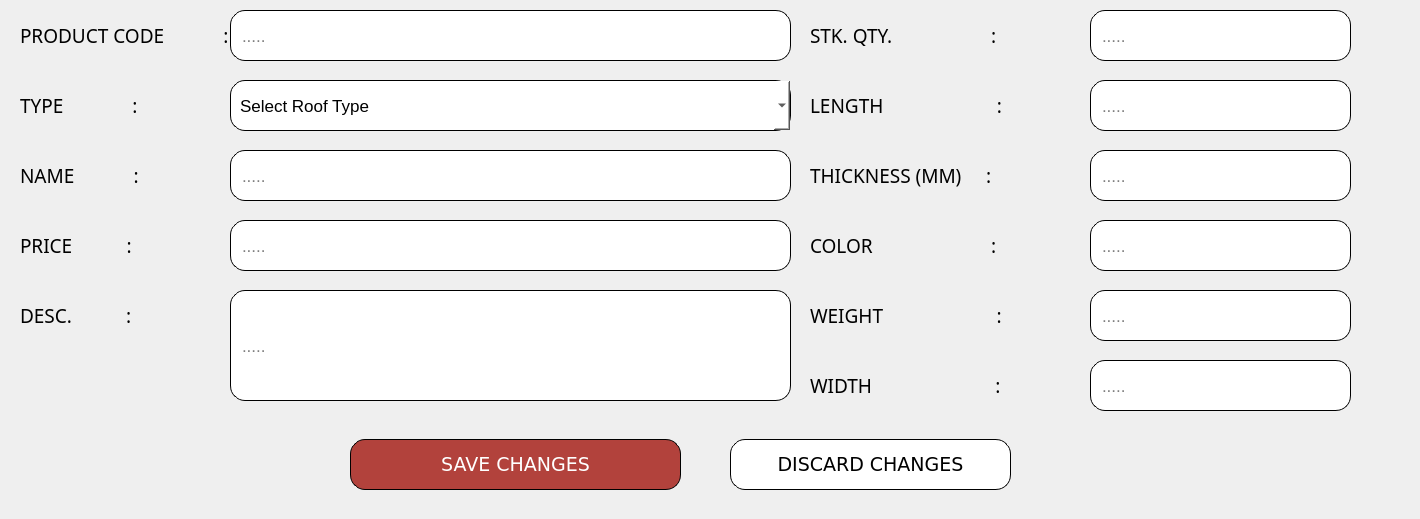
          <widget class="QWidget" name="EDIT_ROOF">
           <widget class="QFrame" name="frame_15">
            <property name="geometry">
             <rect>
              <x>-10</x>
              <y>419</y>
              <width>1331</width>
              <height>91</height>
             </rect>
            </property>
            <property name="styleSheet">
             <string notr="true">    background-color: transparent;
</string>
            </property>
            <property name="frameShape">
             <enum>QFrame::StyledPanel</enum>
            </property>
            <property name="frameShadow">
             <enum>QFrame::Raised</enum>
            </property>
            <widget class="QPushButton" name="pushButton_Save_ROOFedit">
             <property name="geometry">
              <rect>
               <x>360</x>
               <y>20</y>
               <width>331</width>
               <height>51</height>
              </rect>
             </property>
             <property name="font">
              <font>
               <family>Verdana</family>
               <pointsize>14</pointsize>
              </font>
             </property>
             <property name="styleSheet">
              <string notr="true">    background-color: #b2423c;
    color: white;
    border-radius: 15px;
border: 1px solid #000000; 
    padding: 9px;
font-family: &quot;Verdana&quot;, sans-serif; 
text-align: center;</string>
             </property>
             <property name="text">
              <string>SAVE CHANGES</string>
             </property>
            </widget>
            <widget class="QPushButton" name="pushButton_Discard_ROOFedit">
             <property name="geometry">
              <rect>
               <x>740</x>
               <y>20</y>
               <width>281</width>
               <height>51</height>
              </rect>
             </property>
             <property name="font">
              <font>
               <family>Verdana</family>
               <pointsize>14</pointsize>
              </font>
             </property>
             <property name="styleSheet">
              <string notr="true">
/* Default Inactive Button */
QPushButton {
    background-color: #ffffff;
    color: black;
    border-radius: 15px;
border: 1px solid #000000; 
    padding: 9px;
font-family: &quot;Verdana&quot;, sans-serif; 
text-align: center;
}

/* Hover Effect on Inactive Buttons */
QPushButton:hover {
    background-color: #a6a6a6;
    color: white;
}

/* Active Button (Current Page) */
QPushButton#activeButton {
    background-color: #a6a6a6;
    color: white;
}
</string>
             </property>
             <property name="text">
              <string>DISCARD CHANGES</string>
             </property>
            </widget>
           </widget>
           <widget class="QFrame" name="frame_editroof">
            <property name="geometry">
             <rect>
              <x>-10</x>
              <y>0</y>
              <width>1411</width>
              <height>421</height>
             </rect>
            </property>
            <property name="styleSheet">
             <string notr="true">    background-color: transparent;
</string>
            </property>
            <property name="frameShape">
             <enum>QFrame::StyledPanel</enum>
            </property>
            <property name="frameShadow">
             <enum>QFrame::Raised</enum>
            </property>
            <widget class="QLabel" name="label_35">
             <property name="geometry">
              <rect>
               <x>30</x>
               <y>-10</y>
               <width>211</width>
               <height>91</height>
              </rect>
             </property>
             <property name="font">
              <font>
               <family>Poppins Medium</family>
               <pointsize>14</pointsize>
               <weight>50</weight>
               <bold>false</bold>
              </font>
             </property>
             <property name="styleSheet">
              <string notr="true">    background-color: transparent;
</string>
             </property>
             <property name="text">
              <string>PRODUCT CODE            :</string>
             </property>
            </widget>
            <widget class="QLabel" name="label_36">
             <property name="geometry">
              <rect>
               <x>30</x>
               <y>140</y>
               <width>171</width>
               <height>71</height>
              </rect>
             </property>
             <property name="font">
              <font>
               <family>Poppins Medium</family>
               <pointsize>14</pointsize>
               <weight>50</weight>
               <bold>false</bold>
              </font>
             </property>
             <property name="styleSheet">
              <string notr="true">    background-color: transparent;
</string>
             </property>
             <property name="text">
              <string>NAME            :</string>
             </property>
            </widget>
            <widget class="QLabel" name="label_37">
             <property name="geometry">
              <rect>
               <x>30</x>
               <y>260</y>
               <width>161</width>
               <height>111</height>
              </rect>
             </property>
             <property name="font">
              <font>
               <family>Poppins Medium</family>
               <pointsize>14</pointsize>
               <weight>50</weight>
               <bold>false</bold>
              </font>
             </property>
             <property name="styleSheet">
              <string notr="true">    background-color: transparent;
</string>
             </property>
             <property name="text">
              <string>DESC.           :</string>
             </property>
            </widget>
            <widget class="QLabel" name="label_38">
             <property name="geometry">
              <rect>
               <x>30</x>
               <y>80</y>
               <width>171</width>
               <height>51</height>
              </rect>
             </property>
             <property name="font">
              <font>
               <family>Poppins Medium</family>
               <pointsize>14</pointsize>
               <weight>50</weight>
               <bold>false</bold>
              </font>
             </property>
             <property name="styleSheet">
              <string notr="true">    background-color: transparent;
</string>
             </property>
             <property name="text">
              <string>TYPE              :</string>
             </property>
            </widget>
            <widget class="QLineEdit" name="lineEdit_EditROOF_prodCode">
             <property name="geometry">
              <rect>
               <x>240</x>
               <y>10</y>
               <width>561</width>
               <height>51</height>
              </rect>
             </property>
             <property name="font">
              <font>
               <pointsize>13</pointsize>
              </font>
             </property>
             <property name="styleSheet">
              <string notr="true">    background-color: #ffffff;
    color: black;
    border-radius: 15px;
border: 1px solid #000000; 
    padding: 9px;
</string>
             </property>
             <property name="placeholderText">
              <string>.....</string>
             </property>
            </widget>
            <widget class="QLineEdit" name="lineEdit_EditROOF_Name">
             <property name="geometry">
              <rect>
               <x>240</x>
               <y>150</y>
               <width>561</width>
               <height>51</height>
              </rect>
             </property>
             <property name="font">
              <font>
               <pointsize>13</pointsize>
              </font>
             </property>
             <property name="styleSheet">
              <string notr="true">    background-color: #ffffff;
    color: black;
    border-radius: 15px;
border: 1px solid #000000; 
    padding: 9px;
</string>
             </property>
             <property name="placeholderText">
              <string>.....</string>
             </property>
            </widget>
            <widget class="QLineEdit" name="lineEdit_EditROOF_Weight">
             <property name="geometry">
              <rect>
               <x>1100</x>
               <y>290</y>
               <width>261</width>
               <height>51</height>
              </rect>
             </property>
             <property name="font">
              <font>
               <pointsize>13</pointsize>
              </font>
             </property>
             <property name="styleSheet">
              <string notr="true">    background-color: #ffffff;
    color: black;
    border-radius: 15px;
border: 1px solid #000000; 
    padding: 9px;
</string>
             </property>
             <property name="placeholderText">
              <string>.....</string>
             </property>
            </widget>
            <widget class="QComboBox" name="comboBox_EditROOF_Type">
             <property name="geometry">
              <rect>
               <x>240</x>
               <y>80</y>
               <width>561</width>
               <height>51</height>
              </rect>
             </property>
             <property name="font">
              <font>
               <pointsize>13</pointsize>
              </font>
             </property>
             <property name="styleSheet">
              <string notr="true">    background-color: #ffffff;
    color: black;
    border-radius: 15px;
border: 1px solid #000000; 
    padding: 9px;
</string>
             </property>
             <item>
              <property name="text">
               <string>Select Roof Type</string>
              </property>
             </item>
             <item>
              <property name="text">
               <string>Ribstar (Roof Type)</string>
              </property>
             </item>
             <item>
              <property name="text">
               <string>TileStar (Roof Type)</string>
              </property>
             </item>
             <item>
              <property name="text">
               <string>Corrugated (Roof Type)</string>
              </property>
             </item>
             <item>
              <property name="text">
               <string>Ridge Roll (Roof Bended Material)</string>
              </property>
             </item>
             <item>
              <property name="text">
               <string>Metal Fascia (Roof Bended Material)</string>
              </property>
             </item>
             <item>
              <property name="text">
               <string>Molding (Roof Bended Material)</string>
              </property>
             </item>
             <item>
              <property name="text">
               <string>Capping (Roof Bended Material)</string>
              </property>
             </item>
            </widget>
            <widget class="QLabel" name="label_138">
             <property name="geometry">
              <rect>
               <x>820</x>
               <y>-50</y>
               <width>271</width>
               <height>171</height>
              </rect>
             </property>
             <property name="font">
              <font>
               <family>Poppins Medium</family>
               <pointsize>14</pointsize>
               <weight>50</weight>
               <bold>false</bold>
              </font>
             </property>
             <property name="styleSheet">
              <string notr="true">    background-color: transparent;
</string>
             </property>
             <property name="text">
              <string>STK. QTY.                    :</string>
             </property>
            </widget>
            <widget class="QLineEdit" name="lineEdit_EditROOF_Qty">
             <property name="geometry">
              <rect>
               <x>1100</x>
               <y>10</y>
               <width>261</width>
               <height>51</height>
              </rect>
             </property>
             <property name="font">
              <font>
               <pointsize>13</pointsize>
              </font>
             </property>
             <property name="styleSheet">
              <string notr="true">    background-color: #ffffff;
    color: black;
    border-radius: 15px;
border: 1px solid #000000; 
    padding: 9px;
</string>
             </property>
             <property name="placeholderText">
              <string>.....</string>
             </property>
            </widget>
            <widget class="QLabel" name="label_140">
             <property name="geometry">
              <rect>
               <x>820</x>
               <y>270</y>
               <width>261</width>
               <height>91</height>
              </rect>
             </property>
             <property name="font">
              <font>
               <family>Poppins Medium</family>
               <pointsize>14</pointsize>
               <weight>50</weight>
               <bold>false</bold>
              </font>
             </property>
             <property name="styleSheet">
              <string notr="true">    background-color: transparent;
</string>
             </property>
             <property name="text">
              <string>WEIGHT                       :</string>
             </property>
            </widget>
            <widget class="QLineEdit" name="lineEdit_EditROOF_Thickness">
             <property name="geometry">
              <rect>
               <x>1100</x>
               <y>150</y>
               <width>261</width>
               <height>51</height>
              </rect>
             </property>
             <property name="font">
              <font>
               <pointsize>13</pointsize>
              </font>
             </property>
             <property name="styleSheet">
              <string notr="true">    background-color: #ffffff;
    color: black;
    border-radius: 15px;
border: 1px solid #000000; 
    padding: 9px;
</string>
             </property>
             <property name="placeholderText">
              <string>.....</string>
             </property>
            </widget>
            <widget class="QLabel" name="label_39">
             <property name="geometry">
              <rect>
               <x>820</x>
               <y>200</y>
               <width>271</width>
               <height>91</height>
              </rect>
             </property>
             <property name="font">
              <font>
               <family>Poppins Medium</family>
               <pointsize>14</pointsize>
               <weight>50</weight>
               <bold>false</bold>
              </font>
             </property>
             <property name="styleSheet">
              <string notr="true">    background-color: transparent;
</string>
             </property>
             <property name="text">
              <string>COLOR                        :</string>
             </property>
            </widget>
            <widget class="QLineEdit" name="lineEdit_EditROOF_Color">
             <property name="geometry">
              <rect>
               <x>1100</x>
               <y>220</y>
               <width>261</width>
               <height>51</height>
              </rect>
             </property>
             <property name="font">
              <font>
               <pointsize>13</pointsize>
              </font>
             </property>
             <property name="styleSheet">
              <string notr="true">    background-color: #ffffff;
    color: black;
    border-radius: 15px;
border: 1px solid #000000; 
    padding: 9px;
</string>
             </property>
             <property name="placeholderText">
              <string>.....</string>
             </property>
            </widget>
            <widget class="QLabel" name="label_40">
             <property name="geometry">
              <rect>
               <x>820</x>
               <y>340</y>
               <width>271</width>
               <height>91</height>
              </rect>
             </property>
             <property name="font">
              <font>
               <family>Poppins Medium</family>
               <pointsize>14</pointsize>
               <weight>50</weight>
               <bold>false</bold>
              </font>
             </property>
             <property name="styleSheet">
              <string notr="true">    background-color: transparent;
</string>
             </property>
             <property name="text">
              <string>WIDTH                         :</string>
             </property>
            </widget>
            <widget class="QLabel" name="label_41">
             <property name="geometry">
              <rect>
               <x>820</x>
               <y>50</y>
               <width>261</width>
               <height>111</height>
              </rect>
             </property>
             <property name="font">
              <font>
               <family>Poppins Medium</family>
               <pointsize>14</pointsize>
               <weight>50</weight>
               <bold>false</bold>
              </font>
             </property>
             <property name="styleSheet">
              <string notr="true">    background-color: transparent;
</string>
             </property>
             <property name="text">
              <string>LENGTH                       :</string>
             </property>
            </widget>
            <widget class="QLineEdit" name="lineEdit_EditROOF_Length">
             <property name="geometry">
              <rect>
               <x>1100</x>
               <y>80</y>
               <width>261</width>
               <height>51</height>
              </rect>
             </property>
             <property name="font">
              <font>
               <pointsize>13</pointsize>
              </font>
             </property>
             <property name="styleSheet">
              <string notr="true">    background-color: #ffffff;
    color: black;
    border-radius: 15px;
border: 1px solid #000000; 
    padding: 9px;
</string>
             </property>
             <property name="placeholderText">
              <string>.....</string>
             </property>
            </widget>
            <widget class="QLabel" name="label_42">
             <property name="geometry">
              <rect>
               <x>30</x>
               <y>170</y>
               <width>181</width>
               <height>151</height>
              </rect>
             </property>
             <property name="font">
              <font>
               <family>Poppins Medium</family>
               <pointsize>14</pointsize>
               <weight>50</weight>
               <bold>false</bold>
              </font>
             </property>
             <property name="styleSheet">
              <string notr="true">    background-color: transparent;
</string>
             </property>
             <property name="text">
              <string>PRICE           :</string>
             </property>
            </widget>
            <widget class="QLineEdit" name="lineEdit_EditROOF_Price">
             <property name="geometry">
              <rect>
               <x>240</x>
               <y>220</y>
               <width>561</width>
               <height>51</height>
              </rect>
             </property>
             <property name="font">
              <font>
               <pointsize>13</pointsize>
              </font>
             </property>
             <property name="styleSheet">
              <string notr="true">    background-color: #ffffff;
    color: black;
    border-radius: 15px;
border: 1px solid #000000; 
    padding: 9px;
</string>
             </property>
             <property name="placeholderText">
              <string>.....</string>
             </property>
            </widget>
            <widget class="QLineEdit" name="lineEdit_EditROOF_Desc">
             <property name="geometry">
              <rect>
               <x>240</x>
               <y>290</y>
               <width>561</width>
               <height>111</height>
              </rect>
             </property>
             <property name="font">
              <font>
               <pointsize>13</pointsize>
              </font>
             </property>
             <property name="styleSheet">
              <string notr="true">    background-color: #ffffff;
    color: black;
    border-radius: 15px;
border: 1px solid #000000; 
    padding: 9px;
</string>
             </property>
             <property name="placeholderText">
              <string>.....</string>
             </property>
            </widget>
            <widget class="QLabel" name="label_156">
             <property name="geometry">
              <rect>
               <x>820</x>
               <y>120</y>
               <width>261</width>
               <height>111</height>
              </rect>
             </property>
             <property name="font">
              <font>
               <family>Poppins Medium</family>
               <pointsize>14</pointsize>
               <weight>50</weight>
               <bold>false</bold>
              </font>
             </property>
             <property name="styleSheet">
              <string notr="true">    background-color: transparent;
</string>
             </property>
             <property name="text">
              <string>THICKNESS (MM)     :</string>
             </property>
            </widget>
            <widget class="QLineEdit" name="lineEdit_EditROOF_Width">
             <property name="geometry">
              <rect>
               <x>1100</x>
               <y>360</y>
               <width>261</width>
               <height>51</height>
              </rect>
             </property>
             <property name="font">
              <font>
               <pointsize>13</pointsize>
              </font>
             </property>
             <property name="styleSheet">
              <string notr="true">    background-color: #ffffff;
    color: black;
    border-radius: 15px;
border: 1px solid #000000; 
    padding: 9px;
</string>
             </property>
             <property name="placeholderText">
              <string>.....</string>
             </property>
            </widget>
           </widget>
          </widget>
